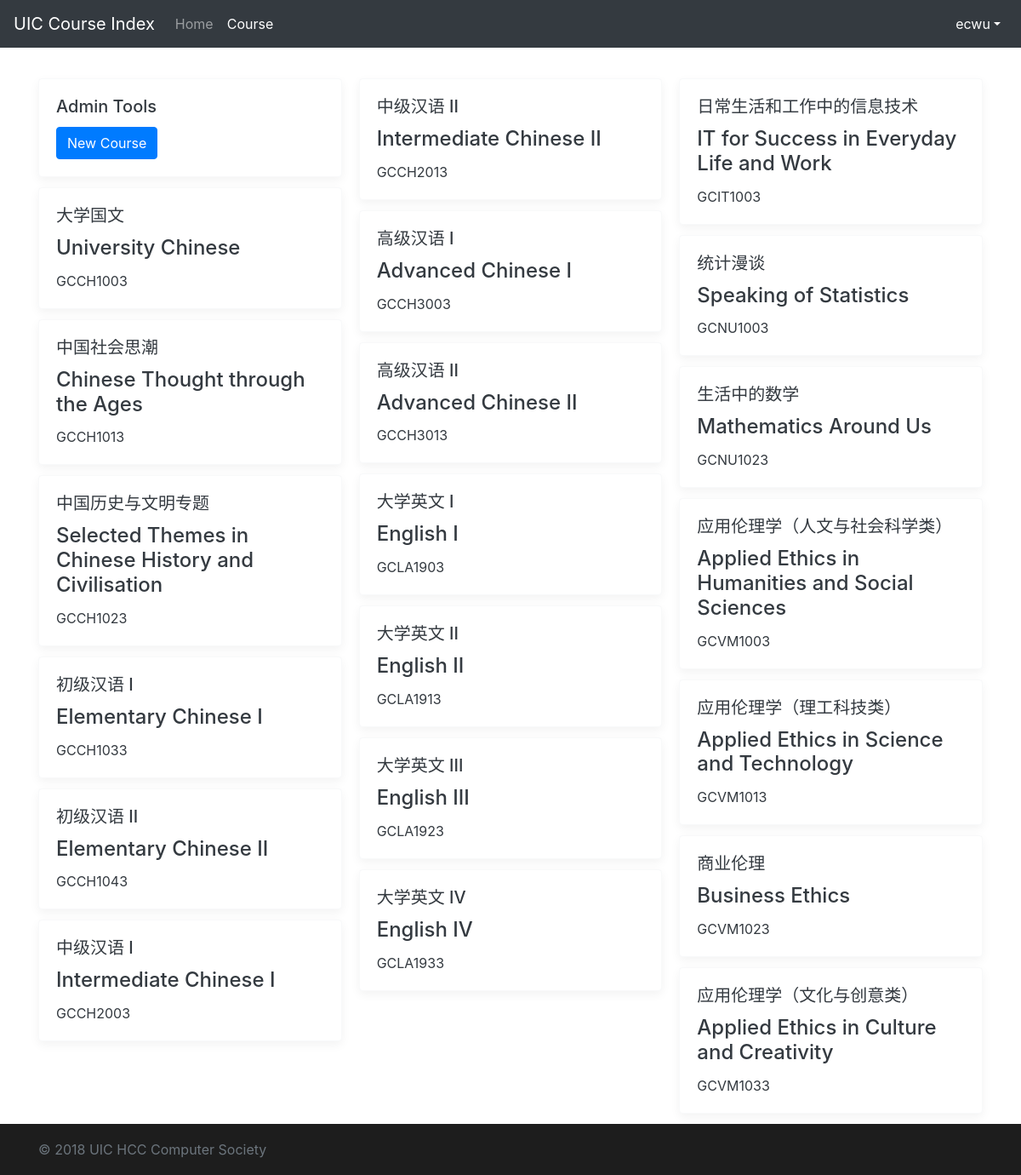
/course/ (signed in), run on an earlier commit of the app's database.
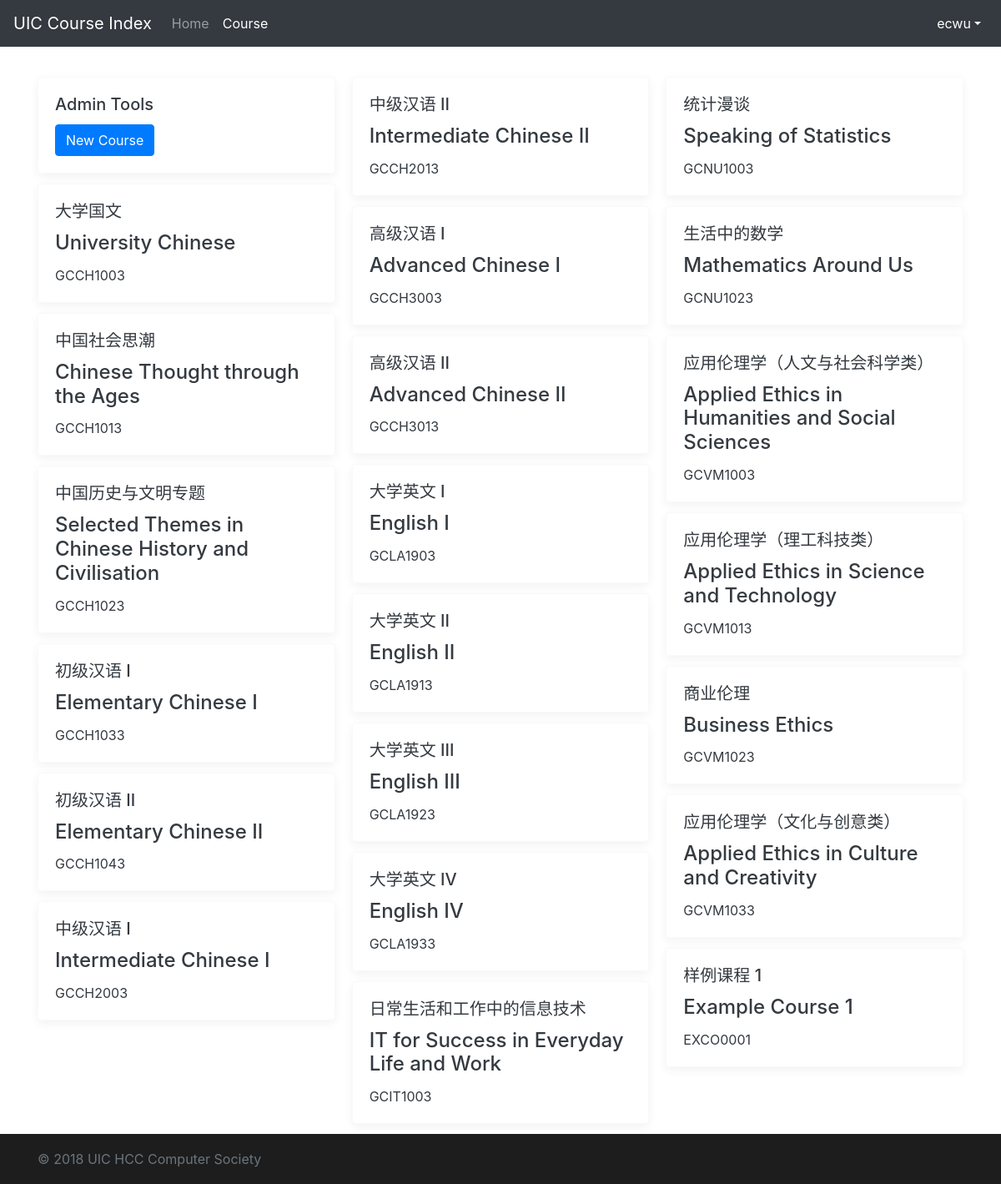
And on a later commit of the database.
### course/models.py (models this page shows, shortened)
class Course(models.Model):
    UIC_DIVISION = (('DST', 'Division of Science and Technology'),
                    ('DBM', 'Division of Business and Management'),
                    ('DHSS', 'Division of Humanities and Social Sciences'),
                    ('DCC', 'Division of Culture and Creativity'),
                    ('ALL', 'All Division'))
    UIC_MAJOR = (
        ('DST', (
            ('FST', 'Food Science and Technology'),
            ('ENVS', 'Environmental Science'),
            ('APSY', 'Applied Psychology'),
            ('STAT', 'Statistics'),
            ('FM', 'Financial Mathematics'),
            ('CST', 'Computer Science and Technology'),
            ('DS', 'Data Science'),
            ('ALLDST', 'All DST Major')
        )),
        ('DBM', (
            ('ACCT', 'Accounting'),
            ('FIN', 'Finance'),
            ('AE', 'Applied Economics'),
            ('EBIS', 'e-Business Management and Information Systems'),
            ('MHR', 'Management of Human Resources'),
            ('MKT', 'Marketing Management'),
            ('EPIN', 'Entrepreneurship and Innovation'),
            ('ALLDBM', 'All DBM Major')
        )),
        ('DCC', (
            ('CCM', 'Culture, Creativity and Management'),
            ('CTV', 'Cinema and Television'),
            ('MAD', 'Media Arts and Design'),
            ('ALLDCC', 'All DCC Major')
        )),
        ('DHSS', (
            ('GIR', 'Government and International Relations'),
            ('SWSA', 'Social Work and Social Administration'),
            ('IJ', 'International Journalism'),
            ('PRA', 'Public Relations and Advertising'),
            ('ATS', 'Applied Translation Studies '),
            ('ELLS', 'English Language and Literature Studies'),
            ('ALLDHSS', 'All DHSS Major')
        )),
        ('ALL', 'ALL Major')
    )
    UIC_COURSE_CATEGORY = (
        ('BBAC', 'BBA (Hons) Core'),
        ('MR', 'Major Required'),
        ('ME', 'Major Elective'),
        ('GEC', 'General Education Core'),
        ('GED', 'General Education Distribution'),
        ('WPEX', 'Whole Person Education Experiential Learning Modules'),
        ('FE', 'Free Elective')
    )
    UIC_COURSE_UNITS = (
        (3, 'Three Units'),
        (1, 'One Unit')
    )
    course_name_en = models.CharField(max_length=128, null=True)
    course_name_cn = models.CharField(max_length=128, null=True)
    course_code = models.CharField(max_length=32, default='EMPY1003')
    course_units = models.IntegerField(default=3, choices=UIC_COURSE_UNITS)
    course_class = models.CharField(max_length=32, default='DEFAULT_CLASS')
    course_major = models.CharField(max_length=32, default='ALL', choices=UIC_MAJOR)
    course_division = models.CharField(max_length=32, default='ALL', choices=UIC_DIVISION)
    course_category = models.CharField(max_length=32, default='FE', choices=UIC_COURSE_CATEGORY)
    course_descriptions = models.TextField(null=True, default='To be added')
    course_pre_request = models.ForeignKey('self', blank=True, null=True, on_delete=models.DO_NOTHING)
    up_vote = models.IntegerField(default=0)
    down_vote = models.IntegerField(default=0)
    pub_date = models.DateTimeField(auto_now_add=True)
    update_time = models.DateTimeField(auto_now=True)
    view_times = models.IntegerField(default=0)
    is_display_score= models.BooleanField(default=True)

### course/views.py (the view)
# urls.py: path('course/', views.course_list, name='course_list'),
def course_list(request):
    if not request.user.is_authenticated:
        messages.add_message(request, messages.ERROR, 'Login required.')
        return redirect('/')
    else:
        course_all = models.Course.objects.all()
        return render(request, 'course/course.html', {'courses': course_all})

### course/templates/course/course.html (shortened to what this page needs)
<!doctype html>
<html lang="en">
<head>
    <link href="https://cdn.bootcss.com/bootstrap/4.0.0/css/bootstrap.min.css" rel="stylesheet">
    {% load static %}
    <link href="{% static "course/css/login_page.css" %}" rel="stylesheet">
</head>
<body>
<header>
    <nav class="navbar navbar-expand-md navbar-dark fixed-top bg-dark">
        <a class="navbar-brand" href="{% url 'home_page' %}">UIC Course Index</a>
        <div class="collapse navbar-collapse" id="navbarCollapse">
            <ul class="navbar-nav mr-auto">
                <li class="nav-item">
                    <a class="nav-link" href="{% url 'home_page' %}">Home</a>
                </li>
                <li class="nav-item active">
                    <a class="nav-link" href="{% url 'course_list' %}">Course <span class="sr-only">(current)</span></a>
                </li>
            </ul>
            <ul class="navbar-nav ml-auto">
                <li class="nav-item dropdown show">
                    <a class="nav-link dropdown-toggle" href="#" id="dropdown01" data-toggle="dropdown"
                       aria-haspopup="true" aria-expanded="true">{{ user.username }}</a>
                </li>
            </ul>
        </div>
    </nav>
</header>
<main role="main" class="container">
    <div class="card-columns" style="margin-top: 2rem">
        {% if user.groups.all.0.name == "course_master" %}
            <div class="card border-light box-shadow text-dark">
                <div class="card-body">
                    <h5 class="card-title">Admin Tools</h5>
                    <a href="{% url 'course_detail_edit' '0' %}" class="btn btn-primary">New Course</a>
                </div>
            </div>
        {% endif %}
        {% for course in courses %}
            <a href="{% url 'course_detail' course.id %}">
            <div class="card border-light box-shadow text-dark">
            <div class="card-body">
                <h5 class="card-title">{{ course.course_name_cn }}</h5>
                <h4 class="card-title">{{ course.course_name_en }}</h4>
                <p class="card-text">{{ course.course_code }}</p>
            </div>
        </div>
        </a>
        {% endfor %}
    </div>
</main>
<footer class="footer">
    <div class="container">
        <span class="text-muted">&copy; 2018 UIC HCC Computer Society</span>
    </div>
</footer>
{% load static %}
</body>
</html>

What changed in the data, as far as the page shows it:
added Course: course_name_cn "样例课程 1", course_name_en "Example Course 1", course_code "EXCO0001"
